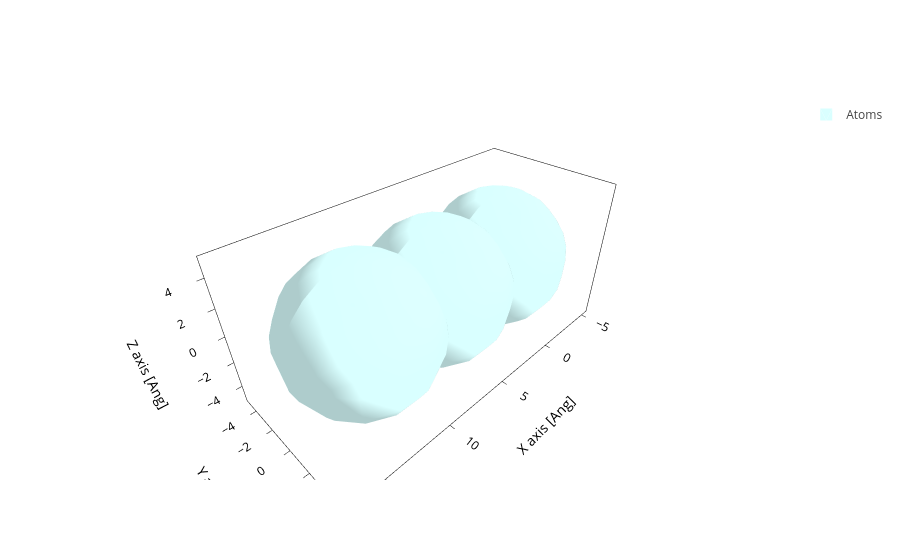

The cell this chart's notebook holds for it:
### Markdown cell above
<div class="alert alert-info">

Note

The configuration could also store an associated matrix (e.g. the target matrix), however we are not going to use it for now.

</div>

Let's see **what this configuration looks like**. We can convert it to a `sisl` geometry and plot it (or you could also plot the points yourself):

### Code cell
geometry = config.to_sisl_geometry()
geometry.plot(show_cell=False, atoms_style={"size": geometry.maxR(all=True)})

### Figure 1 — Plotly figure (JSON) as saved in the notebook; plotly's stock layout.template omitted (floating-point values rounded to 4 significant figures; data arrays with more than 128 entries replaced by an {"elided": "..."} marker saying what was removed)
{"data": [{"alphahull": 0, "color": "#D9FFFF", "hovertemplate": "%{meta.position}", "legendgroup": "Atoms", "meta": {"meta": {"Atoms_i": 0}, "position": "(0.00, 0.00, 0.00)"}, "name": "Atoms", "opacity": 1, "showlegend": true, "showscale": false, "type": "mesh3d", "x": {"elided": "225 float values"}, "y": {"elided": "225 float values"}, "z": {"elided": "225 float values"}}, {"alphahull": 0, "color": "#D9FFFF", "hovertemplate": "%{meta.position}", "legendgroup": "Atoms", "meta": {"meta": {"Atoms_i": 1}, "position": "(6.00, 0.00, 0.00)"}, "name": "Atoms", "opacity": 1, "showlegend": false, "showscale": false, "type": "mesh3d", "x": {"elided": "225 float values"}, "y": {"elided": "225 float values"}, "z": {"elided": "225 float values"}}, {"alphahull": 0, "color": "#D9FFFF", "hovertemplate": "%{meta.position}", "legendgroup": "Atoms", "meta": {"meta": {"Atoms_i": 2}, "position": "(12.00, 0.00, 0.00)"}, "name": "Atoms", "opacity": 1, "showlegend": false, "showscale": false, "type": "mesh3d", "x": {"elided": "225 float values"}, "y": {"elided": "225 float values"}, "z": {"elided": "225 float values"}}], "layout": {"scene": {"aspectmode": "data", "xaxis": {"title": {"text": "X axis [Ang]"}}, "yaxis": {"title": {"text": "Y axis [Ang]"}}, "zaxis": {"title": {"text": "Z axis [Ang]"}}}, "xaxis": {"scaleanchor": "y", "scaleratio": 1, "title": {"text": "X axis [Ang]"}}, "yaxis": {"title": {"text": "Y axis [Ang]"}}}}
